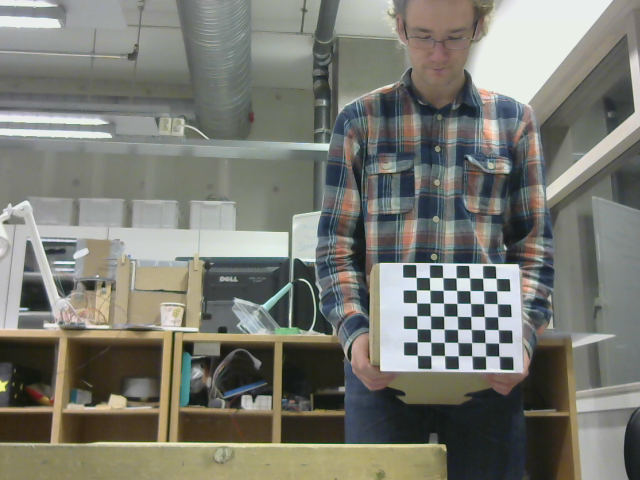
#> input picture stereoCalibration/chess_images/chessboard_left_11.png, 640 x 480 px, given in place of right2.jpeg, which was not available
$ python dispTest3.py   (Python 2 division)
#> lines starting #> are read from the running program, lines starting #| are printed output that depends on the picture; after the words box and inside, x2 and y2 are one past the last pixel; in counts of white or black regions, pixels touching at a corner belong together; long printed decimals are rounded; pictures that were not available may be replaced by others from this repository, and a replacement may not be noted
import numpy as np
import cv2
import time
#from matplotlib import pyplot as plt

'''
camera = cv2.VideoCapture(0)
time.sleep(0.5)
_,imgL = camera.read()
print "move camera"
time.sleep(1)
_,imgR = camera.read()
'''
imgR = cv2.imread('right2.jpeg')
#> imgR is the input picture: shape (480, 640, 3); mean B, G, R 114.3, 122.6, 121.7
imgL = cv2.imread('left2.jpeg')
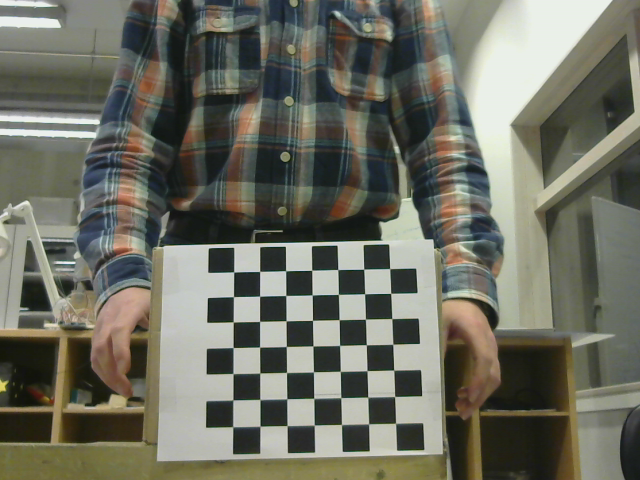
#> input picture stereoCalibration/chess_images/chessboard_left_2.png, 640 x 480 px, given in place of left2.jpeg, which was not available
#> imgL is the input picture: shape (480, 640, 3); mean B, G, R 97.3, 109.3, 108.5

stereo = cv2.StereoSGBM_create(minDisparity =0,numDisparities=160, blockSize=12,speckleWindowSize = 5,speckleRange=5,uniquenessRatio=3)
#stereo = cv2.StereoSGBM_create(minDisparity =1,numDisparities=320, blockSize=3, P1 = 1, P2 = 2,uniquenessRatio=1,speckleWindowSize = 13)
#stereo = cv2.StereoSGBM_create(minDisparity =1,numDisparities=320, blockSize=10)
disparity = stereo.compute(imgL,imgR)#plt.imshow(disparity,'gray')
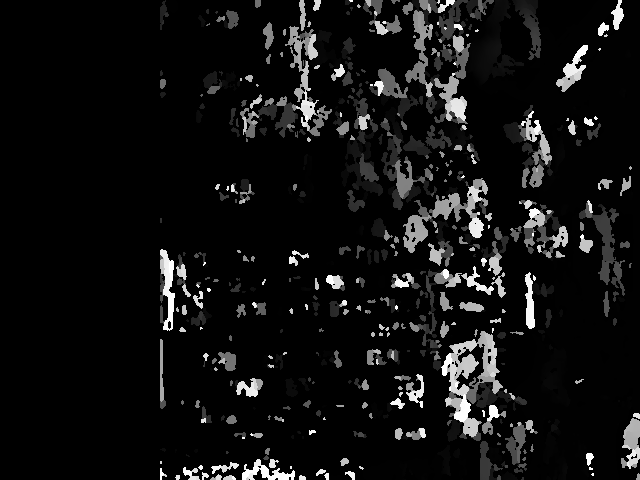
#> disparity: shape (480, 640) int16; min -16, max 2544, mean 162.6; drawn with min black and max white
#plt.show()
#cv2.imshow('test',disparity)
#print disparity

maksList = []
for i in range(0,len(disparity)):
    maksList.append(max(disparity[i]))
#> after the loop, maksList = 480 values, max 2544 at index 23, min 1300 at index 165, mean 2382.1
maks = max(maksList).astype(np.float32)
#> maks = 2544
#print maks.astype(np.float32)
disparity2 = disparity/maks
#print disparity2

disparity2=cv2.GaussianBlur(disparity2,(9,9),0)
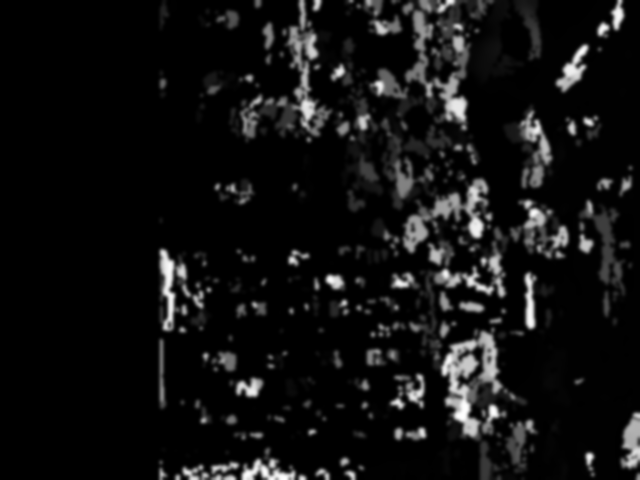
#> disparity2: shape (480, 640) float32; min -0.00629, max 0.999, mean 0.0639; drawn with min black and max white
threshold = cv2.inRange(disparity2,np.array((0.999), dtype = "uint8"),np.array((255), dtype = "uint8"))
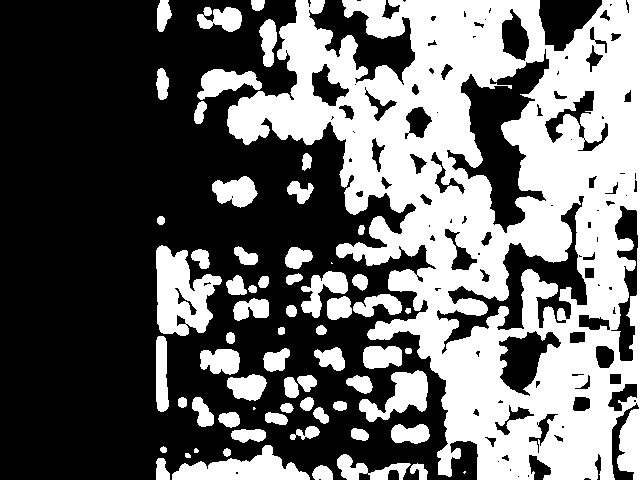
#> threshold: shape (480, 640); 41.4% white; 66 white regions (3 under 20 px), largest, box (x1, y1, x2, y2) and area: (227, 0, 640, 480) 99848, (156, 245, 222, 336) 3633, (172, 445, 310, 480) 2502
thesh_image = cv2.bitwise_and(disparity2, disparity2, mask=threshold )

height,width = thesh_image.shape
#> height = 480; width = 640
print thesh_image.shape
#| (480, 640)
distance_ROI = thesh_image[int(3.0*height/4.0):int(height),int(width/4.0):int(3.0*width/4.0)]
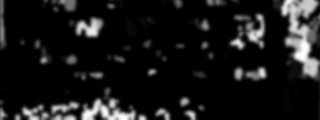
#> distance_ROI: shape (120, 320) float32; min 0, max 0.999, mean 0.0966

print int(3.0*height/4.0)
#| 360
print int(height)
#| 480
print int(width/4.0)
#| 160
print int(3.0*width/4.0)
#| 480

rows,cols = distance_ROI.shape
#> rows = 120; cols = 320
print distance_ROI.shape
#| (120, 320)
distance_avg=0
for row in range(0,rows):
    for col in range(0,cols):
        distance_avg = distance_avg + distance_ROI[row,col]
#> after the loop, distance_avg = 3709.1
distance_avg = distance_avg/distance_ROI.size
#> distance_avg = 0.0966
print distance_avg
#| 0.09659


cv2.imshow('disp',disparity2)
cv2.imshow('tres',distance_ROI)


cv2.waitKey(30000)
